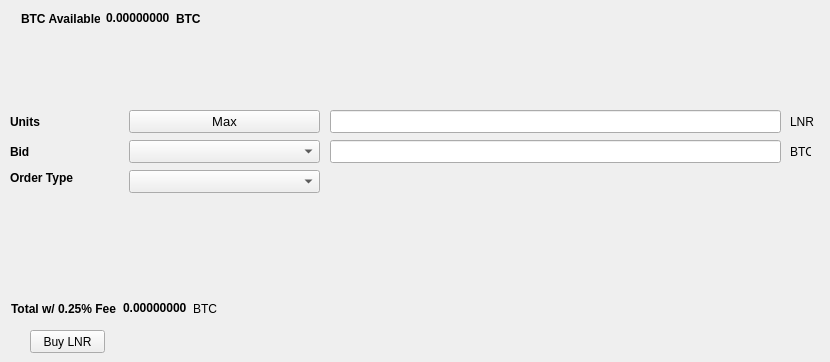
   <widget class="QWidget" name="BuyTab">
    <attribute name="title">
     <string>Buy</string>
    </attribute>
    <widget class="QPushButton" name="BuyLNR">
     <property name="geometry">
      <rect>
       <x>30</x>
       <y>330</y>
       <width>75</width>
       <height>23</height>
      </rect>
     </property>
     <property name="text">
      <string>Buy LNR</string>
     </property>
    </widget>
    <widget class="QLabel" name="label_3">
     <property name="geometry">
      <rect>
       <x>10</x>
       <y>110</y>
       <width>46</width>
       <height>23</height>
      </rect>
     </property>
     <property name="font">
      <font>
       <weight>75</weight>
       <bold>true</bold>
      </font>
     </property>
     <property name="text">
      <string>Units</string>
     </property>
    </widget>
    <widget class="QLineEdit" name="UnitsInput">
     <property name="geometry">
      <rect>
       <x>330</x>
       <y>110</y>
       <width>451</width>
       <height>23</height>
      </rect>
     </property>
     <property name="font">
      <font>
       <pointsize>9</pointsize>
       <weight>75</weight>
       <bold>true</bold>
      </font>
     </property>
    </widget>
    <widget class="QLineEdit" name="BuyBidPriceEdit">
     <property name="geometry">
      <rect>
       <x>330</x>
       <y>140</y>
       <width>451</width>
       <height>23</height>
      </rect>
     </property>
     <property name="font">
      <font>
       <pointsize>9</pointsize>
       <weight>75</weight>
       <bold>true</bold>
      </font>
     </property>
    </widget>
    <widget class="QLabel" name="label_4">
     <property name="geometry">
      <rect>
       <x>790</x>
       <y>110</y>
       <width>31</width>
       <height>23</height>
      </rect>
     </property>
     <property name="text">
      <string>LNR</string>
     </property>
    </widget>
    <widget class="QLabel" name="label_5">
     <property name="geometry">
      <rect>
       <x>790</x>
       <y>140</y>
       <width>21</width>
       <height>23</height>
      </rect>
     </property>
     <property name="text">
      <string>BTC</string>
     </property>
    </widget>
    <widget class="QLabel" name="label_6">
     <property name="geometry">
      <rect>
       <x>10</x>
       <y>140</y>
       <width>46</width>
       <height>23</height>
      </rect>
     </property>
     <property name="font">
      <font>
       <weight>75</weight>
       <bold>true</bold>
      </font>
     </property>
     <property name="text">
      <string>Bid</string>
     </property>
    </widget>
    <widget class="QLabel" name="label_7">
     <property name="geometry">
      <rect>
       <x>10</x>
       <y>170</y>
       <width>71</width>
       <height>16</height>
      </rect>
     </property>
     <property name="font">
      <font>
       <weight>75</weight>
       <bold>true</bold>
      </font>
     </property>
     <property name="text">
      <string>Order Type</string>
     </property>
    </widget>
    <widget class="QPushButton" name="Buy_Max_Amount">
     <property name="geometry">
      <rect>
       <x>129</x>
       <y>110</y>
       <width>191</width>
       <height>23</height>
      </rect>
     </property>
     <property name="font">
      <font>
       <pointsize>10</pointsize>
      </font>
     </property>
     <property name="text">
      <string>Max</string>
     </property>
    </widget>
    <widget class="QComboBox" name="BuyBidcomboBox">
     <property name="geometry">
      <rect>
       <x>129</x>
       <y>140</y>
       <width>191</width>
       <height>23</height>
      </rect>
     </property>
     <property name="font">
      <font>
       <pointsize>10</pointsize>
      </font>
     </property>
    </widget>
    <widget class="QComboBox" name="buyOrdertypeCombo">
     <property name="geometry">
      <rect>
       <x>129</x>
       <y>170</y>
       <width>191</width>
       <height>23</height>
      </rect>
     </property>
     <property name="font">
      <font>
       <pointsize>10</pointsize>
      </font>
     </property>
    </widget>
    <widget class="QWidget" name="layoutWidget">
     <property name="geometry">
      <rect>
       <x>21</x>
       <y>11</y>
       <width>180</width>
       <height>15</height>
      </rect>
     </property>
     <layout class="QHBoxLayout" name="horizontalLayout_3">
      <item>
       <widget class="QLabel" name="label232">
        <property name="font">
         <font>
          <weight>75</weight>
          <bold>true</bold>
         </font>
        </property>
        <property name="text">
         <string>BTC Available:</string>
        </property>
       </widget>
      </item>
      <item>
       <widget class="QLabel" name="BtcAvailableLbl">
        <property name="palette">
         <palette>
          <active>
           <colorrole role="WindowText">
            <brush brushstyle="SolidPattern">
             <color alpha="255">
              <red>0</red>
              <green>0</green>
              <blue>0</blue>
             </color>
            </brush>
           </colorrole>
           <colorrole role="Button">
            <brush brushstyle="SolidPattern">
             <color alpha="255">
              <red>0</red>
              <green>170</green>
              <blue>0</blue>
             </color>
            </brush>
           </colorrole>
           <colorrole role="Light">
            <brush brushstyle="SolidPattern">
             <color alpha="255">
              <red>0</red>
              <green>255</green>
              <blue>0</blue>
             </color>
            </brush>
           </colorrole>
           <colorrole role="Midlight">
            <brush brushstyle="SolidPattern">
             <color alpha="255">
              <red>0</red>
              <green>212</green>
              <blue>0</blue>
             </color>
            </brush>
           </colorrole>
           <colorrole role="Dark">
            <brush brushstyle="SolidPattern">
             <color alpha="255">
              <red>0</red>
              <green>85</green>
              <blue>0</blue>
             </color>
            </brush>
           </colorrole>
           <colorrole role="Mid">
            <brush brushstyle="SolidPattern">
             <color alpha="255">
              <red>0</red>
              <green>113</green>
              <blue>0</blue>
             </color>
            </brush>
           </colorrole>
           <colorrole role="Text">
            <brush brushstyle="SolidPattern">
             <color alpha="255">
              <red>0</red>
              <green>170</green>
              <blue>0</blue>
             </color>
            </brush>
           </colorrole>
           <colorrole role="BrightText">
            <brush brushstyle="SolidPattern">
             <color alpha="255">
              <red>255</red>
              <green>255</green>
              <blue>255</blue>
             </color>
            </brush>
           </colorrole>
           <colorrole role="ButtonText">
            <brush brushstyle="SolidPattern">
             <color alpha="255">
              <red>0</red>
              <green>0</green>
              <blue>0</blue>
             </color>
            </brush>
           </colorrole>
           <colorrole role="Base">
            <brush brushstyle="SolidPattern">
             <color alpha="255">
              <red>255</red>
              <green>255</green>
              <blue>255</blue>
             </color>
            </brush>
           </colorrole>
           <colorrole role="Window">
            <brush brushstyle="SolidPattern">
             <color alpha="255">
              <red>0</red>
              <green>170</green>
              <blue>0</blue>
             </color>
            </brush>
           </colorrole>
           <colorrole role="Shadow">
            <brush brushstyle="SolidPattern">
             <color alpha="255">
              <red>0</red>
              <green>0</green>
              <blue>0</blue>
             </color>
            </brush>
           </colorrole>
           <colorrole role="AlternateBase">
            <brush brushstyle="SolidPattern">
             <color alpha="255">
              <red>127</red>
              <green>212</green>
              <blue>127</blue>
             </color>
            </brush>
           </colorrole>
           <colorrole role="ToolTipBase">
            <brush brushstyle="SolidPattern">
             <color alpha="255">
              <red>255</red>
              <green>255</green>
              <blue>220</blue>
             </color>
            </brush>
           </colorrole>
           <colorrole role="ToolTipText">
            <brush brushstyle="SolidPattern">
             <color alpha="255">
              <red>0</red>
              <green>0</green>
              <blue>0</blue>
             </color>
            </brush>
           </colorrole>
          </active>
          <inactive>
           <colorrole role="WindowText">
            <brush brushstyle="SolidPattern">
             <color alpha="255">
              <red>0</red>
              <green>0</green>
              <blue>0</blue>
             </color>
            </brush>
           </colorrole>
           <colorrole role="Button">
            <brush brushstyle="SolidPattern">
             <color alpha="255">
              <red>0</red>
              <green>170</green>
              <blue>0</blue>
             </color>
            </brush>
           </colorrole>
           <colorrole role="Light">
            <brush brushstyle="SolidPattern">
             <color alpha="255">
              <red>0</red>
              <green>255</green>
              <blue>0</blue>
             </color>
            </brush>
           </colorrole>
           <colorrole role="Midlight">
            <brush brushstyle="SolidPattern">
             <color alpha="255">
              <red>0</red>
              <green>212</green>
              <blue>0</blue>
             </color>
            </brush>
           </colorrole>
           <colorrole role="Dark">
            <brush brushstyle="SolidPattern">
             <color alpha="255">
              <red>0</red>
              <green>85</green>
              <blue>0</blue>
             </color>
            </brush>
           </colorrole>
           <colorrole role="Mid">
            <brush brushstyle="SolidPattern">
             <color alpha="255">
              <red>0</red>
              <green>113</green>
              <blue>0</blue>
             </color>
            </brush>
           </colorrole>
           <colorrole role="Text">
            <brush brushstyle="SolidPattern">
             <color alpha="255">
              <red>0</red>
              <green>170</green>
              <blue>0</blue>
             </color>
            </brush>
           </colorrole>
           <colorrole role="BrightText">
            <brush brushstyle="SolidPattern">
             <color alpha="255">
              <red>255</red>
              <green>255</green>
              <blue>255</blue>
             </color>
            </brush>
           </colorrole>
           <colorrole role="ButtonText">
            <brush brushstyle="SolidPattern">
             <color alpha="255">
              <red>0</red>
              <green>0</green>
              <blue>0</blue>
             </color>
            </brush>
           </colorrole>
           <colorrole role="Base">
            <brush brushstyle="SolidPattern">
             <color alpha="255">
              <red>255</red>
              <green>255</green>
              <blue>255</blue>
             </color>
            </brush>
           </colorrole>
           <colorrole role="Window">
            <brush brushstyle="SolidPattern">
             <color alpha="255">
              <red>0</red>
              <green>170</green>
              <blue>0</blue>
             </color>
            </brush>
           </colorrole>
           <colorrole role="Shadow">
            <brush brushstyle="SolidPattern">
             <color alpha="255">
              <red>0</red>
              <green>0</green>
              <blue>0</blue>
             </color>
            </brush>
           </colorrole>
           <colorrole role="AlternateBase">
            <brush brushstyle="SolidPattern">
             <color alpha="255">
              <red>127</red>
              <green>212</green>
              <blue>127</blue>
             </color>
            </brush>
           </colorrole>
           <colorrole role="ToolTipBase">
            <brush brushstyle="SolidPattern">
             <color alpha="255">
              <red>255</red>
              <green>255</green>
              <blue>220</blue>
             </color>
            </brush>
           </colorrole>
           <colorrole role="ToolTipText">
            <brush brushstyle="SolidPattern">
             <color alpha="255">
              <red>0</red>
              <green>0</green>
              <blue>0</blue>
             </color>
            </brush>
           </colorrole>
          </inactive>
          <disabled>
           <colorrole role="WindowText">
            <brush brushstyle="SolidPattern">
             <color alpha="255">
              <red>0</red>
              <green>85</green>
              <blue>0</blue>
             </color>
            </brush>
           </colorrole>
           <colorrole role="Button">
            <brush brushstyle="SolidPattern">
             <color alpha="255">
              <red>0</red>
              <green>170</green>
              <blue>0</blue>
             </color>
            </brush>
           </colorrole>
           <colorrole role="Light">
            <brush brushstyle="SolidPattern">
             <color alpha="255">
              <red>0</red>
              <green>255</green>
              <blue>0</blue>
             </color>
            </brush>
           </colorrole>
           <colorrole role="Midlight">
            <brush brushstyle="SolidPattern">
             <color alpha="255">
              <red>0</red>
              <green>212</green>
              <blue>0</blue>
             </color>
            </brush>
           </colorrole>
           <colorrole role="Dark">
            <brush brushstyle="SolidPattern">
             <color alpha="255">
              <red>0</red>
              <green>85</green>
              <blue>0</blue>
             </color>
            </brush>
           </colorrole>
           <colorrole role="Mid">
            <brush brushstyle="SolidPattern">
             <color alpha="255">
              <red>0</red>
              <green>113</green>
              <blue>0</blue>
             </color>
            </brush>
           </colorrole>
           <colorrole role="Text">
            <brush brushstyle="SolidPattern">
             <color alpha="255">
              <red>0</red>
              <green>85</green>
              <blue>0</blue>
             </color>
            </brush>
           </colorrole>
           <colorrole role="BrightText">
            <brush brushstyle="SolidPattern">
             <color alpha="255">
              <red>255</red>
              <green>255</green>
              <blue>255</blue>
             </color>
            </brush>
           </colorrole>
           <colorrole role="ButtonText">
            <brush brushstyle="SolidPattern">
             <color alpha="255">
              <red>0</red>
              <green>85</green>
              <blue>0</blue>
             </color>
            </brush>
           </colorrole>
           <colorrole role="Base">
            <brush brushstyle="SolidPattern">
             <color alpha="255">
              <red>0</red>
              <green>170</green>
              <blue>0</blue>
             </color>
            </brush>
           </colorrole>
           <colorrole role="Window">
            <brush brushstyle="SolidPattern">
             <color alpha="255">
              <red>0</red>
              <green>170</green>
              <blue>0</blue>
             </color>
            </brush>
           </colorrole>
           <colorrole role="Shadow">
            <brush brushstyle="SolidPattern">
             <color alpha="255">
              <red>0</red>
              <green>0</green>
              <blue>0</blue>
             </color>
            </brush>
           </colorrole>
           <colorrole role="AlternateBase">
            <brush brushstyle="SolidPattern">
             <color alpha="255">
              <red>0</red>
              <green>170</green>
              <blue>0</blue>
             </color>
            </brush>
           </colorrole>
           <colorrole role="ToolTipBase">
            <brush brushstyle="SolidPattern">
             <color alpha="255">
              <red>255</red>
              <green>255</green>
              <blue>220</blue>
             </color>
            </brush>
           </colorrole>
           <colorrole role="ToolTipText">
            <brush brushstyle="SolidPattern">
             <color alpha="255">
              <red>0</red>
              <green>0</green>
              <blue>0</blue>
             </color>
            </brush>
           </colorrole>
          </disabled>
         </palette>
        </property>
        <property name="font">
         <font>
          <weight>75</weight>
          <bold>true</bold>
         </font>
        </property>
        <property name="text">
         <string>0.00000000</string>
        </property>
        <property name="textInteractionFlags">
         <set>Qt::LinksAccessibleByMouse|Qt::TextSelectableByKeyboard|Qt::TextSelectableByMouse</set>
        </property>
       </widget>
      </item>
      <item>
       <widget class="QLabel" name="BtcAvailableLbl_2">
        <property name="font">
         <font>
          <weight>75</weight>
          <bold>true</bold>
         </font>
        </property>
        <property name="text">
         <string>BTC</string>
        </property>
       </widget>
      </item>
     </layout>
    </widget>
    <widget class="QWidget" name="layoutWidget">
     <property name="geometry">
      <rect>
       <x>11</x>
       <y>301</y>
       <width>209</width>
       <height>15</height>
      </rect>
     </property>
     <layout class="QHBoxLayout" name="horizontalLayout_4">
      <item>
       <widget class="QLabel" name="label_9">
        <property name="font">
         <font>
          <weight>75</weight>
          <bold>true</bold>
         </font>
        </property>
        <property name="text">
         <string>Total w/ 0.25% Fee</string>
        </property>
       </widget>
      </item>
      <item>
       <widget class="QLabel" name="BuyCostLabel">
        <property name="palette">
         <palette>
          <active>
           <colorrole role="WindowText">
            <brush brushstyle="SolidPattern">
             <color alpha="255">
              <red>0</red>
              <green>0</green>
              <blue>0</blue>
             </color>
            </brush>
           </colorrole>
           <colorrole role="Button">
            <brush brushstyle="SolidPattern">
             <color alpha="255">
              <red>0</red>
              <green>170</green>
              <blue>0</blue>
             </color>
            </brush>
           </colorrole>
           <colorrole role="Light">
            <brush brushstyle="SolidPattern">
             <color alpha="255">
              <red>0</red>
              <green>255</green>
              <blue>0</blue>
             </color>
            </brush>
           </colorrole>
           <colorrole role="Midlight">
            <brush brushstyle="SolidPattern">
             <color alpha="255">
              <red>0</red>
              <green>212</green>
              <blue>0</blue>
             </color>
            </brush>
           </colorrole>
           <colorrole role="Dark">
            <brush brushstyle="SolidPattern">
             <color alpha="255">
              <red>0</red>
              <green>85</green>
              <blue>0</blue>
             </color>
            </brush>
           </colorrole>
           <colorrole role="Mid">
            <brush brushstyle="SolidPattern">
             <color alpha="255">
              <red>0</red>
              <green>113</green>
              <blue>0</blue>
             </color>
            </brush>
           </colorrole>
           <colorrole role="Text">
            <brush brushstyle="SolidPattern">
             <color alpha="255">
              <red>0</red>
              <green>170</green>
              <blue>0</blue>
             </color>
            </brush>
           </colorrole>
           <colorrole role="BrightText">
            <brush brushstyle="SolidPattern">
             <color alpha="255">
              <red>255</red>
              <green>255</green>
              <blue>255</blue>
             </color>
            </brush>
           </colorrole>
           <colorrole role="ButtonText">
            <brush brushstyle="SolidPattern">
             <color alpha="255">
              <red>0</red>
              <green>0</green>
              <blue>0</blue>
             </color>
            </brush>
           </colorrole>
           <colorrole role="Base">
            <brush brushstyle="SolidPattern">
             <color alpha="255">
              <red>255</red>
              <green>255</green>
              <blue>255</blue>
             </color>
            </brush>
           </colorrole>
           <colorrole role="Window">
            <brush brushstyle="SolidPattern">
             <color alpha="255">
              <red>0</red>
              <green>170</green>
              <blue>0</blue>
             </color>
            </brush>
           </colorrole>
           <colorrole role="Shadow">
            <brush brushstyle="SolidPattern">
             <color alpha="255">
              <red>0</red>
              <green>0</green>
              <blue>0</blue>
             </color>
            </brush>
           </colorrole>
           <colorrole role="AlternateBase">
            <brush brushstyle="SolidPattern">
             <color alpha="255">
              <red>127</red>
              <green>212</green>
              <blue>127</blue>
             </color>
            </brush>
           </colorrole>
           <colorrole role="ToolTipBase">
            <brush brushstyle="SolidPattern">
             <color alpha="255">
              <red>255</red>
              <green>255</green>
              <blue>220</blue>
             </color>
            </brush>
           </colorrole>
           <colorrole role="ToolTipText">
            <brush brushstyle="SolidPattern">
             <color alpha="255">
              <red>0</red>
              <green>0</green>
              <blue>0</blue>
             </color>
            </brush>
           </colorrole>
          </active>
          <inactive>
           <colorrole role="WindowText">
            <brush brushstyle="SolidPattern">
             <color alpha="255">
              <red>0</red>
              <green>0</green>
              <blue>0</blue>
             </color>
            </brush>
           </colorrole>
           <colorrole role="Button">
            <brush brushstyle="SolidPattern">
             <color alpha="255">
              <red>0</red>
              <green>170</green>
              <blue>0</blue>
             </color>
            </brush>
           </colorrole>
           <colorrole role="Light">
            <brush brushstyle="SolidPattern">
             <color alpha="255">
              <red>0</red>
              <green>255</green>
              <blue>0</blue>
             </color>
            </brush>
           </colorrole>
           <colorrole role="Midlight">
            <brush brushstyle="SolidPattern">
             <color alpha="255">
              <red>0</red>
              <green>212</green>
              <blue>0</blue>
             </color>
            </brush>
           </colorrole>
           <colorrole role="Dark">
            <brush brushstyle="SolidPattern">
             <color alpha="255">
              <red>0</red>
              <green>85</green>
              <blue>0</blue>
             </color>
            </brush>
           </colorrole>
           <colorrole role="Mid">
            <brush brushstyle="SolidPattern">
             <color alpha="255">
              <red>0</red>
              <green>113</green>
              <blue>0</blue>
             </color>
            </brush>
           </colorrole>
           <colorrole role="Text">
            <brush brushstyle="SolidPattern">
             <color alpha="255">
              <red>0</red>
              <green>170</green>
              <blue>0</blue>
             </color>
            </brush>
           </colorrole>
           <colorrole role="BrightText">
            <brush brushstyle="SolidPattern">
             <color alpha="255">
              <red>255</red>
              <green>255</green>
              <blue>255</blue>
             </color>
            </brush>
           </colorrole>
           <colorrole role="ButtonText">
            <brush brushstyle="SolidPattern">
             <color alpha="255">
              <red>0</red>
              <green>0</green>
              <blue>0</blue>
             </color>
            </brush>
           </colorrole>
           <colorrole role="Base">
            <brush brushstyle="SolidPattern">
             <color alpha="255">
              <red>255</red>
              <green>255</green>
              <blue>255</blue>
             </color>
            </brush>
           </colorrole>
           <colorrole role="Window">
            <brush brushstyle="SolidPattern">
             <color alpha="255">
              <red>0</red>
              <green>170</green>
              <blue>0</blue>
             </color>
            </brush>
           </colorrole>
           <colorrole role="Shadow">
            <brush brushstyle="SolidPattern">
             <color alpha="255">
              <red>0</red>
              <green>0</green>
              <blue>0</blue>
             </color>
            </brush>
           </colorrole>
           <colorrole role="AlternateBase">
            <brush brushstyle="SolidPattern">
             <color alpha="255">
              <red>127</red>
              <green>212</green>
              <blue>127</blue>
             </color>
            </brush>
           </colorrole>
           <colorrole role="ToolTipBase">
            <brush brushstyle="SolidPattern">
             <color alpha="255">
              <red>255</red>
              <green>255</green>
              <blue>220</blue>
             </color>
            </brush>
           </colorrole>
           <colorrole role="ToolTipText">
            <brush brushstyle="SolidPattern">
             <color alpha="255">
              <red>0</red>
              <green>0</green>
              <blue>0</blue>
             </color>
            </brush>
           </colorrole>
          </inactive>
          <disabled>
           <colorrole role="WindowText">
            <brush brushstyle="SolidPattern">
             <color alpha="255">
              <red>0</red>
              <green>85</green>
              <blue>0</blue>
             </color>
            </brush>
           </colorrole>
           <colorrole role="Button">
            <brush brushstyle="SolidPattern">
             <color alpha="255">
              <red>0</red>
              <green>170</green>
              <blue>0</blue>
             </color>
            </brush>
           </colorrole>
           <colorrole role="Light">
            <brush brushstyle="SolidPattern">
             <color alpha="255">
              <red>0</red>
              <green>255</green>
              <blue>0</blue>
             </color>
            </brush>
           </colorrole>
           <colorrole role="Midlight">
            <brush brushstyle="SolidPattern">
             <color alpha="255">
              <red>0</red>
              <green>212</green>
              <blue>0</blue>
             </color>
            </brush>
           </colorrole>
           <colorrole role="Dark">
            <brush brushstyle="SolidPattern">
             <color alpha="255">
              <red>0</red>
              <green>85</green>
              <blue>0</blue>
             </color>
            </brush>
           </colorrole>
           <colorrole role="Mid">
            <brush brushstyle="SolidPattern">
             <color alpha="255">
              <red>0</red>
              <green>113</green>
              <blue>0</blue>
             </color>
            </brush>
           </colorrole>
           <colorrole role="Text">
            <brush brushstyle="SolidPattern">
             <color alpha="255">
              <red>0</red>
              <green>85</green>
              <blue>0</blue>
             </color>
            </brush>
           </colorrole>
           <colorrole role="BrightText">
            <brush brushstyle="SolidPattern">
             <color alpha="255">
              <red>255</red>
              <green>255</green>
              <blue>255</blue>
             </color>
            </brush>
           </colorrole>
           <colorrole role="ButtonText">
            <brush brushstyle="SolidPattern">
             <color alpha="255">
              <red>0</red>
              <green>85</green>
              <blue>0</blue>
             </color>
            </brush>
           </colorrole>
           <colorrole role="Base">
            <brush brushstyle="SolidPattern">
             <color alpha="255">
              <red>0</red>
              <green>170</green>
              <blue>0</blue>
             </color>
            </brush>
           </colorrole>
           <colorrole role="Window">
            <brush brushstyle="SolidPattern">
             <color alpha="255">
              <red>0</red>
              <green>170</green>
              <blue>0</blue>
             </color>
            </brush>
           </colorrole>
           <colorrole role="Shadow">
            <brush brushstyle="SolidPattern">
             <color alpha="255">
              <red>0</red>
              <green>0</green>
              <blue>0</blue>
             </color>
            </brush>
           </colorrole>
           <colorrole role="AlternateBase">
            <brush brushstyle="SolidPattern">
             <color alpha="255">
              <red>0</red>
              <green>170</green>
              <blue>0</blue>
             </color>
            </brush>
           </colorrole>
           <colorrole role="ToolTipBase">
            <brush brushstyle="SolidPattern">
             <color alpha="255">
              <red>255</red>
              <green>255</green>
              <blue>220</blue>
             </color>
            </brush>
           </colorrole>
           <colorrole role="ToolTipText">
            <brush brushstyle="SolidPattern">
             <color alpha="255">
              <red>0</red>
              <green>0</green>
              <blue>0</blue>
             </color>
            </brush>
           </colorrole>
          </disabled>
         </palette>
        </property>
        <property name="font">
         <font>
          <weight>75</weight>
          <bold>true</bold>
         </font>
        </property>
        <property name="autoFillBackground">
         <bool>false</bool>
        </property>
        <property name="text">
         <string>0.00000000</string>
        </property>
        <property name="textInteractionFlags">
         <set>Qt::LinksAccessibleByMouse|Qt::TextSelectableByMouse</set>
        </property>
       </widget>
      </item>
      <item>
       <widget class="QLabel" name="label_10">
        <property name="font">
         <font>
          <weight>50</weight>
          <bold>false</bold>
         </font>
        </property>
        <property name="text">
         <string>BTC</string>
        </property>
       </widget>
      </item>
     </layout>
    </widget>
   </widget>
